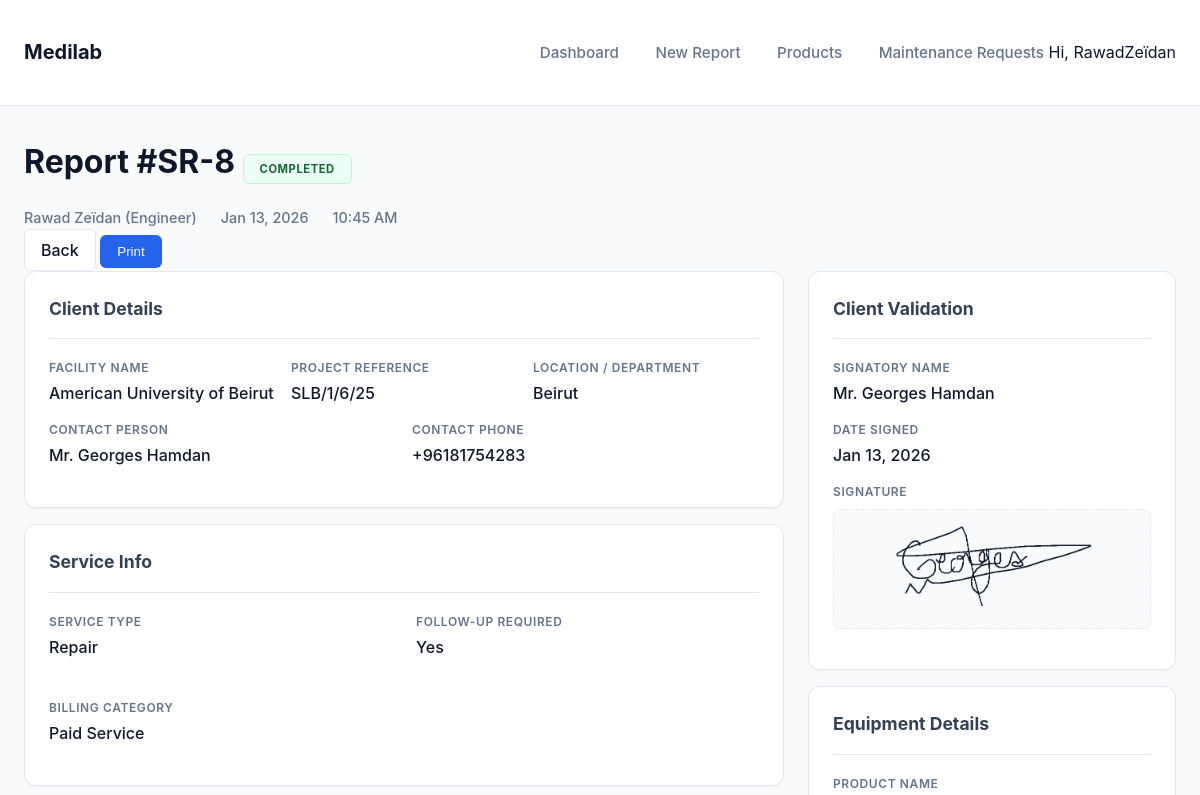
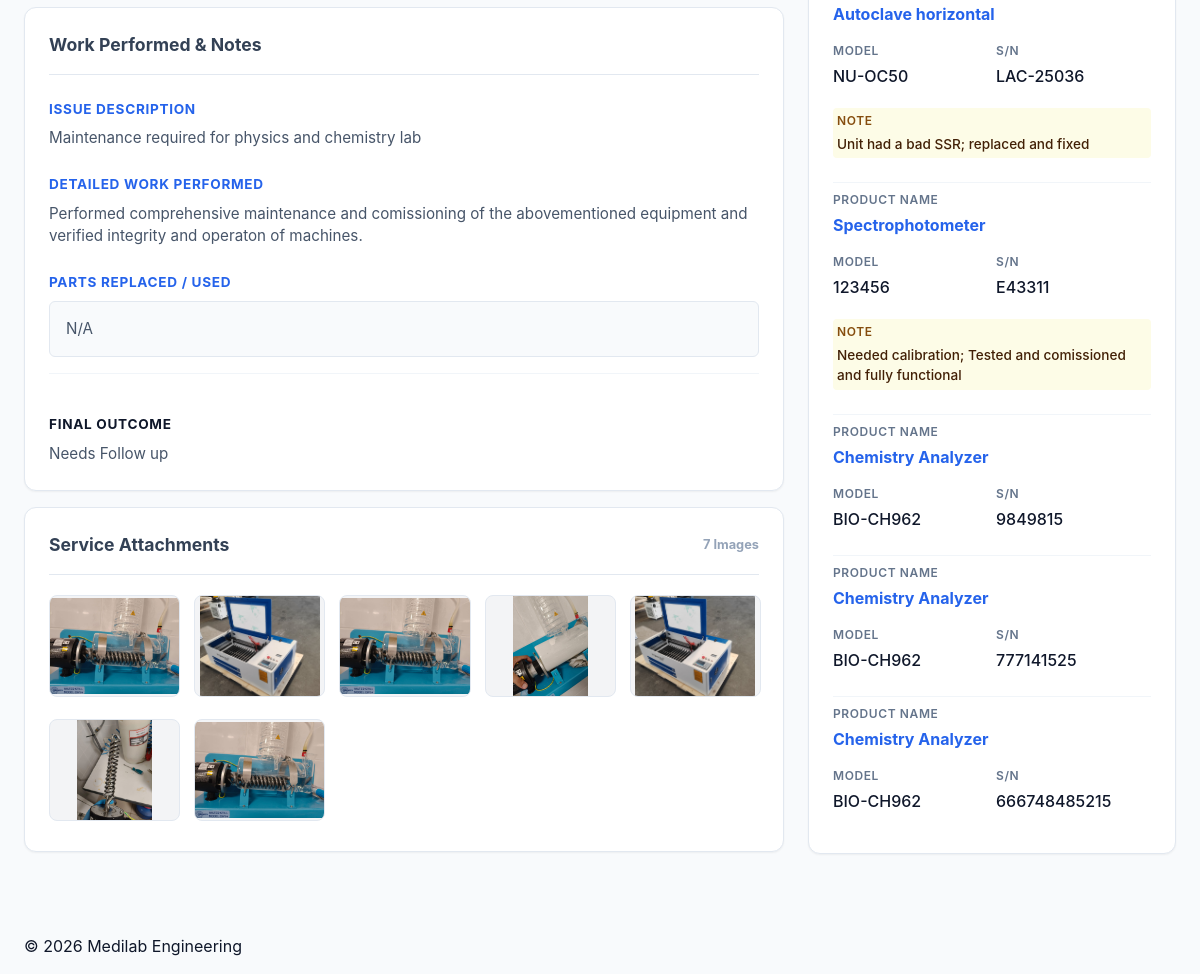
Page /report/8/ (signed in) on the committed database (2 pictures, top to bottom).
### core/models.py (models this page shows, shortened)
class ServiceReport(models.Model):
    STATUS_CHOICES = [
        ('Draft', 'Draft'),
        ('Pending', 'Pending Review'),
        ('Completed', 'Completed'),
    ]
    client_name = models.CharField(max_length=200, blank=True, null=True)
    project_reference = models.CharField(max_length=100, blank=True, null=True, help_text="Project Reference / Contract Number")
    location = models.CharField(max_length=200, blank=True, null=True, help_text="City / Facility / Department")
    donor = models.CharField(max_length=200, blank=True, null=True)
    service_date = models.DateTimeField(blank=True, null=True)
    maintenance_request = models.ForeignKey('MaintenanceRequest', on_delete=models.SET_NULL, null=True, blank=True, related_name='service_reports')
    engineer = models.ForeignKey(User, on_delete=models.CASCADE)
    issue_description = models.TextField(blank=True, null=True)
    work_performed = models.TextField(blank=True, null=True)
    parts_used = models.TextField(blank=True, null=True)
    service_type = models.CharField(max_length=255, help_text="Comma-separated service types", blank=True, null=True)
    billing_category = models.CharField(max_length=255, help_text="Comma-separated billing categories", blank=True, null=True)
    final_status = models.CharField(max_length=255, help_text="Comma-separated final status outcomes", blank=True, null=True)
    status = models.CharField(max_length=20, choices=STATUS_CHOICES, default='Draft')
    follow_up_required = models.BooleanField(default=False)
    client_representative_name = models.CharField(max_length=200, blank=True, null=True)
    client_phone_number = models.CharField(max_length=20, blank=True, null=True, help_text="Contact number for the client")
    client_signature = models.ImageField(upload_to='signatures/', blank=True, null=True)
    created_at = models.DateTimeField(auto_now_add=True)
    updated_at = models.DateTimeField(auto_now=True)

class ReportImage(models.Model):
    report = models.ForeignKey(ServiceReport, related_name='images', on_delete=models.CASCADE)
    image = models.ImageField(upload_to='report_photos/')
    caption = models.CharField(max_length=255, blank=True, null=True)

class ReportItem(models.Model):
    report = models.ForeignKey(ServiceReport, on_delete=models.CASCADE, related_name='items')
    product = models.ForeignKey(Product, on_delete=models.CASCADE)
    serial_number = models.CharField(max_length=255, blank=True, null=True, help_text="Serial number for this specific item")
    equipment_note = models.TextField(blank=True, null=True, help_text="Specific note for this equipment")

class Product(models.Model):
    name = models.CharField(max_length=255)
    category = models.CharField(max_length=255)
    manufacturer = models.CharField(max_length=255)
    model = models.CharField(max_length=255)
    serial_number = models.CharField(max_length=255, blank=True, null=True)
    notes = models.TextField(blank=True, null=True)
    is_active = models.BooleanField(default=True)

### core/views.py (the view)
# urls.py: path('report/<int:pk>/', ServiceReportDetailView.as_view(), name='report_detail'),
class ServiceReportDetailView(LoginRequiredMixin, DetailView):
    model = ServiceReport
    template_name = 'core/report_detail.html'
    context_object_name = 'report'

### templates/core/report_detail.html (shortened to what this page needs)
{% extends 'base.html' %}
{% load static %}
{% block content %}
<div class="report-page-header">
    <div class="report-title-section">
        <h1>
            Report #SR-{{ report.id }}
            <span class="status-badge status-{{ report.status|lower }}">{{ report.status }}</span>
        </h1>
        <div class="report-meta">
            <span> {{ report.engineer.get_full_name|default:report.engineer.username }} (Engineer)</span>
            <span> {{ report.service_date|date:"M d, Y" }}</span>
            <span> {{ report.service_date|time:"H:i A" }}</span>
        </div>
    </div>
    <div class="report-actions">
        <a href="{% url 'dashboard' %}" class="btn btn-secondary">Back</a>
        <button class="btn btn-primary" onclick="window.print()">Print</button>
    </div>
</div>
<div class="report-grid-layout">
    <div class="report-main-col grid-col-8">
        <div class="card" style="margin-bottom: 1rem;">
            <div class="card-title">Client Details</div>
            <div style="display: grid; grid-template-columns: 1fr 1fr 1fr; gap: 1rem;">
                <div class="info-group">
                    <span class="info-label">Facility Name</span>
                    <div class="info-value">{{ report.client_name }}</div>
                </div>
                <div class="info-group">
                    <span class="info-label">Project Reference</span>
                    <div class="info-value">{{ report.project_reference|default:"N/A" }}</div>
                </div>
                <div class="info-group">
                    <span class="info-label">Location / Department</span>
                    <div class="info-value">{{ report.location }}</div>
                </div>
            </div>
            <div style="display: grid; grid-template-columns: 1fr 1fr; gap: 1rem;">
                <div class="info-group">
                    <span class="info-label">Contact Person</span>
                    <div class="info-value">{{ report.client_representative_name }}</div>
                </div>
                {% if report.client_phone_number %}
                <div class="info-group">
                    <span class="info-label">Contact Phone</span>
                    <div class="info-value">{{ report.client_phone_number }}</div>
                </div>
                {% endif %}
            </div>
        </div>
        <div class="card" style="margin-bottom: 1rem;">
            <div class="card-title">Service Info</div>
            <div class="service-info-grid">
                <div class="info-group">
                    <span class="info-label">Service Type</span>
                    <div class="info-value">{{ report.service_type|default:"N/A" }}</div>
                </div>
                <div class="info-group">
                    <span class="info-label">Follow-up Required</span>
                    <div class="info-value">{{ report.follow_up_required|yesno:"Yes,No" }}</div>
                </div>
                {% if report.billing_category %}
                <div class="info-group">
                    <span class="info-label">Billing Category</span>
                    <div class="info-value">{{ report.billing_category }}</div>
                </div>
                {% endif %}
            </div>
        </div>
        <div class="card" style="margin-bottom: 1rem;">
            <div class="card-title">Work Performed & Notes</div>
            <div class="content-block">
                <h4>Issue Description</h4>
                <p>{{ report.issue_description|linebreaksbr }}</p>
            </div>
            <div class="content-block">
                <h4>Detailed Work performed</h4>
                <p>{{ report.work_performed|linebreaksbr }}</p>
            </div>
            {% if report.parts_used %}
            <div class="content-block">
                <h4>Parts Replaced / Used</h4>
                <p style="background: #f8fafc; padding: 1rem; border-radius: 6px; border: 1px solid #e2e8f0;">
                    {{ report.parts_used|linebreaksbr }}
                </p>
            </div>
            {% endif %}
            <div class="content-block" style="margin-top: 1rem; padding-top: 1rem; border-top: 1px solid #f1f5f9;">
                <h4 style="color: #0f172a;">Final Outcome</h4>
                <p>{{ report.final_status|default:"N/A" }}</p>
            </div>
        </div>
        <div class="card">
            <div class="card-title">Service Attachments <span style="margin-left:auto; font-size:0.8rem; color:#94a3b8;">{{ report.images.count }} Images</span></div>
            <div class="photo-grid">
                {% for img in report.images.all %}
                    <a href="{{ img.image.url }}" target="_blank">
                        <img src="{{ img.image.url }}" class="photo-thumb" alt="Attachment">
                    </a>
                {% empty %}
                    <p class="text-muted">No photos attached.</p>
                {% endfor %}
            </div>
        </div>
    </div>
    <div class="report-sidebar-col grid-col-4">
        <div class="card" style="margin-bottom: 1rem;">
            <div class="card-title">Client Validation</div>
            <div class="info-group">
                <span class="info-label">Signatory Name</span>
                <div class="info-value">{{ report.client_representative_name }}</div>
            </div>
            <div class="info-group">
                <span class="info-label">Date Signed</span>
                <div class="info-value">{{ report.service_date|date:"M d, Y" }}</div>
            </div>
            <div class="info-group">
                <span class="info-label">Signature</span>
                <div class="signature-box">
                    {% if report.client_signature %}
                        <img src="{{ report.client_signature.url }}" class="signature-img" alt="Signature">
                    {% else %}
                        <span style="color: #cbd5e1;">No signature</span>
                    {% endif %}
                </div>
            </div>
        </div>
        <div class="card">
            <div class="card-title">Equipment Details</div>
            {% for item in report.items.all %}
            <div class="equipment-item-detail" {% if not forloop.last %}style="border-bottom: 1px solid #f1f5f9; margin-bottom: 0.5rem; padding-bottom: 0.5rem;"{% endif %}>
                <div class="info-group">
                    <span class="info-label">Product Name</span>
                    <div class="info-value" style="font-weight: 700; color: var(--primary-color);">{{ item.product.name }}</div>
                </div>
                <div style="display: grid; grid-template-columns: 1fr 1fr; gap: 0.5rem;">
                    <div class="info-group">
                        <span class="info-label">Model</span>
                        <div class="info-value">{{ item.product.model }}</div>
                    </div>
                    <div class="info-group">
                        <span class="info-label">S/N</span>
                        <div class="info-value">{{ item.serial_number|default:item.product.serial_number|default:"N/A" }}</div>
                    </div>
                </div>
                {% if item.equipment_note %}
                <div class="info-group" style="background: #fdfce7; padding: 0.25rem; border-radius: 4px; margin-top: 0.25rem;">
                    <span class="info-label" style="color: #854d0e;">Note</span>
                    <div class="info-value" style="font-size: 0.85rem; color: #422006;">{{ item.equipment_note }}</div>
                </div>
                {% endif %}
            </div>
            {% empty %}
                <p class="text-muted">No equipment listed.</p>
            {% endfor %}
        </div>
    </div>
</div>
{% endblock %}

### templates/base.html (shortened to what this page needs)
{% load static %}
<!DOCTYPE html>
<html lang="en">
<head>
    <link rel="stylesheet" href="{% static 'css/styles.css' %}">
</head>
<body>
    <header class="app-header">
        <div class="container">
            <h1 class="logo"><a href="{% url 'dashboard' %}">Medilab</a></h1>
            <nav class="main-nav">
                <a href="{% url 'dashboard' %}" class="nav-link">Dashboard</a>
                <a href="{% url 'report_create' %}" class="nav-link">New Report</a>
                <a href="{% url 'product_list' %}" class="nav-link">Products</a>
                <a href="{% url 'request_list' %}" class="nav-link">Maintenance Requests</a>
                {% if user.is_authenticated %}
                    <span class="user-greeting">Hi, {{ user.username }}</span>
                {% endif %}
            </nav>
        </div>
    </header>
    <main class="container">
        {% block content %}
        {% endblock %}
    </main>
    <footer class="app-footer">
        <div class="container">
            <p>&copy; 2026 Medilab Engineering</p>
        </div>
    </footer>
</body>
</html>

### static/css/styles.css (style rules this page uses)
:root { --primary-color: #2563eb; --primary-dark: #1d4ed8; --primary-soft: #eff6ff; --secondary-color: #475569; --text-color: #0f172a; --text-muted: #64748b; --card-bg: #ffffff; --border-color: #e2e8f0; --success-color: #10b981; --success-soft: #ecfdf5; --warning-color: #f59e0b; --warning-soft: #fffbeb; --danger-color: #ef4444; --danger-soft: #fef2f2; --info-color: #06b6d4; --info-soft: #ecfeff; --background-color: #f8fafc; --font-family: 'Inter', system-ui, -apple-system, sans-serif; --shadow-sm: 0 1px 2px 0 rgb(0 0 0 / 0.05); --shadow-md: 0 4px 6px -1px rgb(0 0 0 / 0.1), 0 2px 4px -2px rgb(0 0 0 / 0.1); }
body { font-family: var(--font-family); background-color: var(--background-color); color: var(--text-color); margin: 0; line-height: 1.5; }
.container { max-width: 1200px; margin: 0 auto; padding: 0 1.5rem; }
.app-header { background-color: var(--card-bg); border-bottom: 1px solid var(--border-color); padding: 1rem 0; margin-bottom: 2rem; }
.app-header .container { display: flex; justify-content: space-between; align-items: center; }
.logo a { text-decoration: none; color: var(--text-color); font-size: 1.25rem; font-weight: 700; display: flex; align-items: center; gap: 0.5rem; }
.main-nav .nav-link { margin-left: 2rem; text-decoration: none; color: var(--text-muted); font-weight: 500; font-size: 0.95rem; transition: color 0.15s; }
.report-meta { display: flex; gap: 1.5rem; color: var(--text-muted); font-size: 0.9rem; font-weight: 500; }
.status-badge { font-size: 0.75rem; padding: 0.25rem 0.75rem; border-radius: 9999px; font-weight: 700; text-transform: uppercase; letter-spacing: 0.05em; }
.status-completed { background-color: var(--success-soft); color: #065f46; }
.report-grid-layout { display: grid; grid-template-columns: repeat(12, 1fr); gap: 1.5rem; padding-bottom: 4rem; }
.grid-col-4 { grid-column: span 4; }
.grid-col-8 { grid-column: span 8; }
.card { background: var(--card-bg); border: 1px solid var(--border-color); border-radius: 12px; padding: 1.5rem; box-shadow: var(--shadow-sm); }
.card-title { font-size: 1.1rem; font-weight: 700; margin: 0 0 1.25rem 0; padding-bottom: 1rem; border-bottom: 1px solid var(--border-color); display: flex; align-items: center; gap: 0.5rem; color: #334155; }
.info-group { margin-bottom: 1rem; }
.info-label { display: block; font-size: 0.75rem; text-transform: uppercase; color: var(--text-muted); letter-spacing: 0.05em; font-weight: 600; margin-bottom: 0.25rem; }
.info-value { font-size: 1rem; font-weight: 500; color: var(--text-color); }
.service-info-grid { display: grid; grid-template-columns: 1fr 1fr; gap: 1.5rem; }
.content-block h4 { color: var(--primary-color); font-size: 0.85rem; text-transform: uppercase; letter-spacing: 0.05em; margin: 1.5rem 0 0.5rem 0; }
.content-block p { color: #475569; font-size: 0.95rem; margin: 0; }
.photo-grid { display: grid; grid-template-columns: repeat(auto-fill, minmax(120px, 1fr)); gap: 1rem; }
.photo-thumb { width: 100%; height: 100px; object-fit: contain; background-color: #f3f4f6; border-radius: 8px; border: 1px solid var(--border-color); transition: transform 0.2s; }
.signature-box { background: #f8fafc; border: 1px dashed var(--border-color); border-radius: 8px; padding: 1rem; text-align: center; margin-top: 0.5rem; }
.signature-img { max-height: 80px; max-width: 100%; }
.btn { display: inline-flex; align-items: center; justify-content: center; padding: 0.5rem 1rem; border-radius: 6px; font-weight: 500; text-decoration: none; cursor: pointer; border: 1px solid transparent; transition: all 0.2s; }
.btn-primary { background: var(--primary-color); color: white; }
.btn-secondary { background: white; border-color: var(--border-color); color: var(--text-color); }
.status-badge { padding: 0.35rem 0.85rem; font-size: 0.7rem; letter-spacing: 0.05em; border-radius: 6px; border: 1px solid transparent; display: inline-flex; align-items: center; justify-content: center; min-width: 80px; }
.status-completed { background: var(--success-soft); border: 1px solid #bbf7d0; color: #166534; }

### rows in the picture
ServiceReport: id "8", status "COMPLETED", engineer.get_full_name "Rawad Zeïdan", service_date "Jan 13, 2026", service_date "10:45 AM", client_name "American University of Beirut", project_reference "SLB/1/6/25", location "Beirut", client_representative_name "Mr. Georges Hamdan", client_phone_number "+96181754283", service_type "Repair", follow_up_required "Yes", billing_category "Paid Service", issue_description "Maintenance required for physics and chemistry lab", work_performed "Performed comprehensive maintenance and comissioning of the abovementioned equipment and verified integrity and operaton of machines.", parts_used "N/A", final_status "Needs Follow up", images.count "7", client_signature (picture)
ReportImage: image (picture)
ReportImage: image (picture)
ReportImage: image (picture)
ReportImage: image (picture)
ReportImage: image (picture)
ReportImage: image (picture)
ReportImage: image (picture)
ReportItem: product.name "Autoclave horizontal", product.model "NU-OC50", serial_number "LAC-25036", equipment_note "Unit had a bad SSR; replaced and fixed"
ReportItem: product.name "Spectrophotometer", product.model "123456", serial_number "E43311", equipment_note "Needed calibration; Tested and comissioned and fully functional"
ReportItem: product.name "Chemistry Analyzer", product.model "BIO-CH962", serial_number "9849815"
ReportItem: product.name "Chemistry Analyzer", product.model "BIO-CH962", serial_number "777141525"
ReportItem: product.name "Chemistry Analyzer", product.model "BIO-CH962", serial_number "666748485215"

### other values in the picture
{{ user.username }} "RawadZeïdan"
